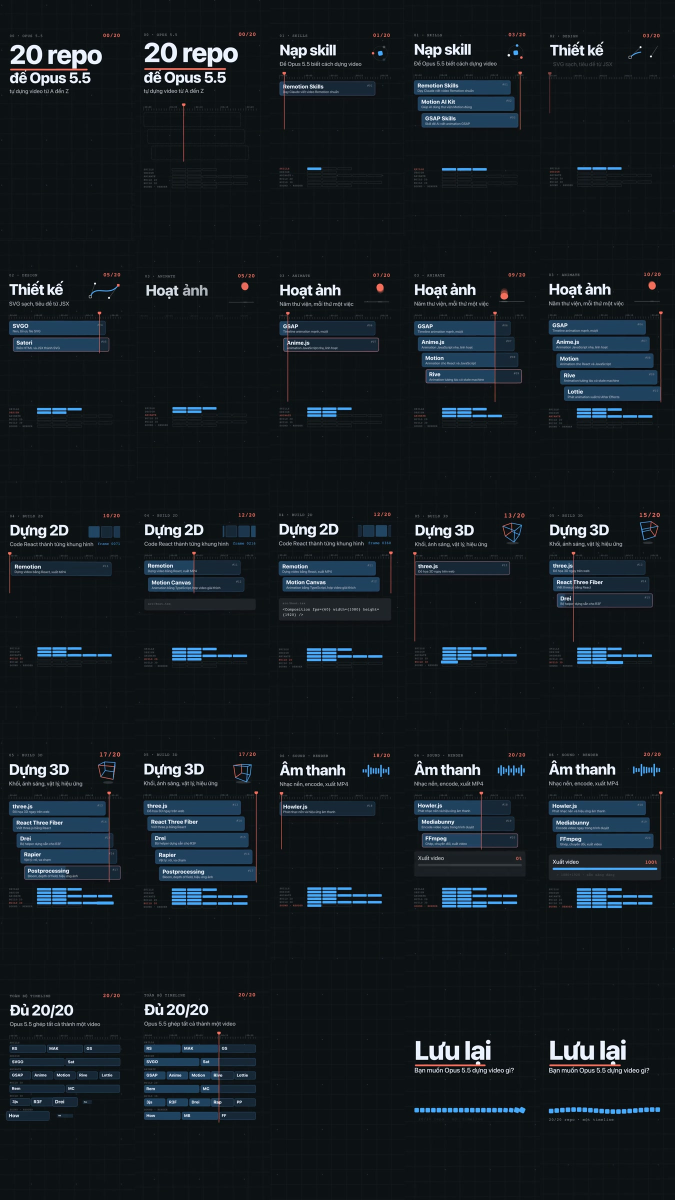
#> input picture dna-vault/HUD-DEV-TIMELINE-20REPO/raw/contact_sheet.jpg, 1350 x 2400 px (shown at 1/2 size)
$ python -i text_overlay.py   (imports and definitions only)
#> lines starting #> are read from the running program, lines starting #| are printed output that depends on the picture
#!/usr/bin/env python3
"""
Text overlays via Pillow -> transparent PNG (this ffmpeg has no libass/drawtext,
so captions/watermark are rendered as images and composited with `overlay`).
"""
import os
from PIL import Image, ImageDraw, ImageFont, ImageFilter

FONT_BOLD = [
    "C:/Windows/Fonts/arialbd.ttf",
    "C:/Windows/Fonts/Arial.ttf",
    "/System/Library/Fonts/Supplemental/Arial Bold.ttf",
    "/Library/Fonts/Arial Bold.ttf",
    "/System/Library/Fonts/Supplemental/Arial.ttf",
]
FONT_REG = [
    "C:/Windows/Fonts/arial.ttf",
    "/System/Library/Fonts/Supplemental/Arial.ttf",
    "/Library/Fonts/Arial.ttf",
]

CAPTION_STYLES = ("white", "paper")


# [20 lines left out: functions _font, _wrap, not called in this run]


def accent_color(image_path, default=(214, 64, 42)):
    """Sample a vibrant color from a keyframe so the caption keyline travels with
    each film's palette (Mexican -> pink/teal, Tang -> vermilion...). Fallback default.
    Only the `paper` caption style uses this."""
#> called with default = (214, 64, 42)
    try:
        im = Image.open(image_path).convert("RGB").resize((80, 80)).quantize(colors=24).convert("RGB")
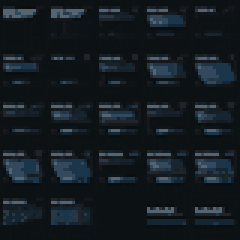
#> im: PIL image 80x80 RGB (shown 3 times larger); mean R, G, B 19.7, 27.5, 33.3
    except Exception:
        return default
    best, best_score = None, -1.0
    for count, (r, g, b) in (im.getcolors(80 * 80) or []):
        mx, mn = max(r, g, b), min(r, g, b)
        if mx == 0:
            continue
        sat, val = (mx - mn) / mx, mx / 255.0
        if sat < 0.45 or val < 0.35 or val > 0.92:   # skip washed-out / too dark / too light
            continue
        score = sat * val * (count ** 0.3)
        if score > best_score:
            best, best_score = (r, g, b), score
#> this loop made 24 passes
#> (count, r, g, b, mx, mn, sat, val) on pass 18: (237, 51, 73, 93, 93, 51, 0.452, 0.365)
#> (count, r, g, b, mx, mn, sat, val) on passes 1 to 6: (12, 12, 17, 21, 21, 12, 0.429, 0.0824), (247, 20, 29, 35, 35, 20, 0.429, 0.137), (167, 39, 56, 71, 71, 39, 0.451, 0.278), (94, 12, 17, 19, 19, 12, 0.368, 0.0745), (230, 21, 23, 26, 26, 21, 0.192, 0.102), (222, 16, 22, 26, 26, 16, 0.385, 0.102)
#> after the loop, best_score = 0.849
    return best or default


# [103 lines left out: functions render_caption, _draw_white, _draw_paper, render_title, render_watermark, not called in this run]

>>> result = accent_color('../../../../dna-vault/HUD-DEV-TIMELINE-20REPO/raw/contact_sheet.jpg')
#> result = (51, 73, 93)
